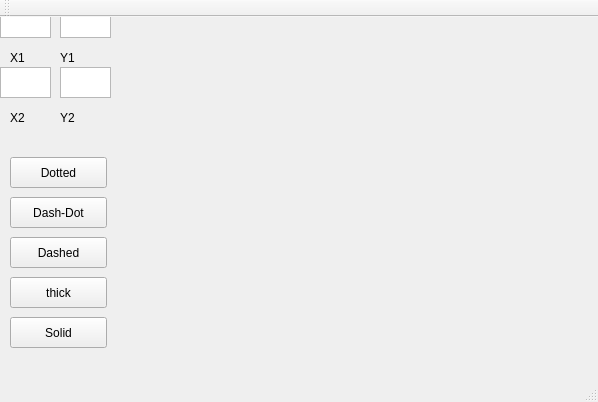
<?xml version="1.0" encoding="UTF-8"?>
<ui version="4.0">
 <class>MainWindow</class>
 <widget class="QMainWindow" name="MainWindow">
  <property name="geometry">
   <rect>
    <x>0</x>
    <y>0</y>
    <width>598</width>
    <height>402</height>
   </rect>
  </property>
  <property name="windowTitle">
   <string>MainWindow</string>
  </property>
  <widget class="QWidget" name="centralWidget">
   <widget class="QLabel" name="label">
    <property name="geometry">
     <rect>
      <x>10</x>
      <y>30</y>
      <width>21</width>
      <height>21</height>
     </rect>
    </property>
    <property name="text">
     <string>X1</string>
    </property>
   </widget>
   <widget class="QLabel" name="label_2">
    <property name="geometry">
     <rect>
      <x>60</x>
      <y>30</y>
      <width>21</width>
      <height>21</height>
     </rect>
    </property>
    <property name="text">
     <string>Y1</string>
    </property>
   </widget>
   <widget class="QLabel" name="label_3">
    <property name="geometry">
     <rect>
      <x>10</x>
      <y>90</y>
      <width>21</width>
      <height>21</height>
     </rect>
    </property>
    <property name="text">
     <string>X2</string>
    </property>
   </widget>
   <widget class="QLabel" name="label_4">
    <property name="geometry">
     <rect>
      <x>60</x>
      <y>90</y>
      <width>21</width>
      <height>21</height>
     </rect>
    </property>
    <property name="text">
     <string>Y2</string>
    </property>
   </widget>
   <widget class="QPushButton" name="pushButton">
    <property name="geometry">
     <rect>
      <x>10</x>
      <y>140</y>
      <width>97</width>
      <height>31</height>
     </rect>
    </property>
    <property name="text">
     <string>Dotted</string>
    </property>
   </widget>
   <widget class="QPushButton" name="pushButton_2">
    <property name="geometry">
     <rect>
      <x>10</x>
      <y>180</y>
      <width>97</width>
      <height>31</height>
     </rect>
    </property>
    <property name="text">
     <string>Dash-Dot</string>
    </property>
   </widget>
   <widget class="QPushButton" name="pushButton_3">
    <property name="geometry">
     <rect>
      <x>10</x>
      <y>220</y>
      <width>97</width>
      <height>31</height>
     </rect>
    </property>
    <property name="text">
     <string>Dashed</string>
    </property>
   </widget>
   <widget class="QPushButton" name="pushButton_4">
    <property name="geometry">
     <rect>
      <x>10</x>
      <y>260</y>
      <width>97</width>
      <height>31</height>
     </rect>
    </property>
    <property name="text">
     <string>thick</string>
    </property>
   </widget>
   <widget class="QTextEdit" name="textEdit">
    <property name="geometry">
     <rect>
      <x>0</x>
      <y>-10</y>
      <width>51</width>
      <height>31</height>
     </rect>
    </property>
   </widget>
   <widget class="QTextEdit" name="textEdit_2">
    <property name="geometry">
     <rect>
      <x>60</x>
      <y>-10</y>
      <width>51</width>
      <height>31</height>
     </rect>
    </property>
   </widget>
   <widget class="QTextEdit" name="textEdit_3">
    <property name="geometry">
     <rect>
      <x>0</x>
      <y>50</y>
      <width>51</width>
      <height>31</height>
     </rect>
    </property>
   </widget>
   <widget class="QTextEdit" name="textEdit_4">
    <property name="geometry">
     <rect>
      <x>60</x>
      <y>50</y>
      <width>51</width>
      <height>31</height>
     </rect>
    </property>
   </widget>
   <widget class="QLabel" name="label_5">
    <property name="geometry">
     <rect>
      <x>134</x>
      <y>-20</y>
      <width>451</width>
      <height>371</height>
     </rect>
    </property>
    <property name="text">
     <string/>
    </property>
   </widget>
   <widget class="QPushButton" name="pushButton_5">
    <property name="geometry">
     <rect>
      <x>10</x>
      <y>300</y>
      <width>97</width>
      <height>31</height>
     </rect>
    </property>
    <property name="text">
     <string>Solid</string>
    </property>
   </widget>
  </widget>
  <widget class="QMenuBar" name="menuBar">
   <property name="geometry">
    <rect>
     <x>0</x>
     <y>0</y>
     <width>598</width>
     <height>27</height>
    </rect>
   </property>
  </widget>
  <widget class="QToolBar" name="mainToolBar">
   <attribute name="toolBarArea">
    <enum>TopToolBarArea</enum>
   </attribute>
   <attribute name="toolBarBreak">
    <bool>false</bool>
   </attribute>
  </widget>
  <widget class="QStatusBar" name="statusBar"/>
 </widget>
 <layoutdefault spacing="6" margin="11"/>
 <resources/>
 <connections/>
</ui>
